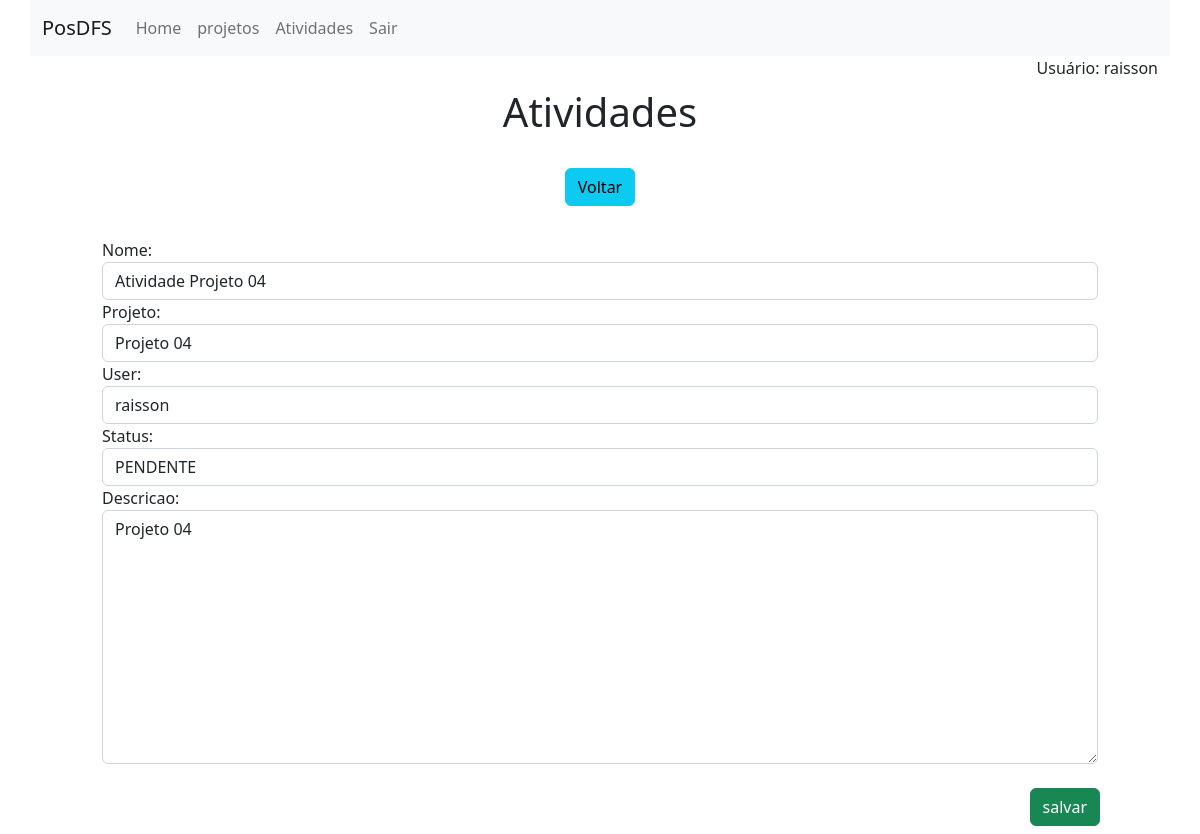
/atividadeseditar/3/ (signed in), run on an earlier commit of the app's database.
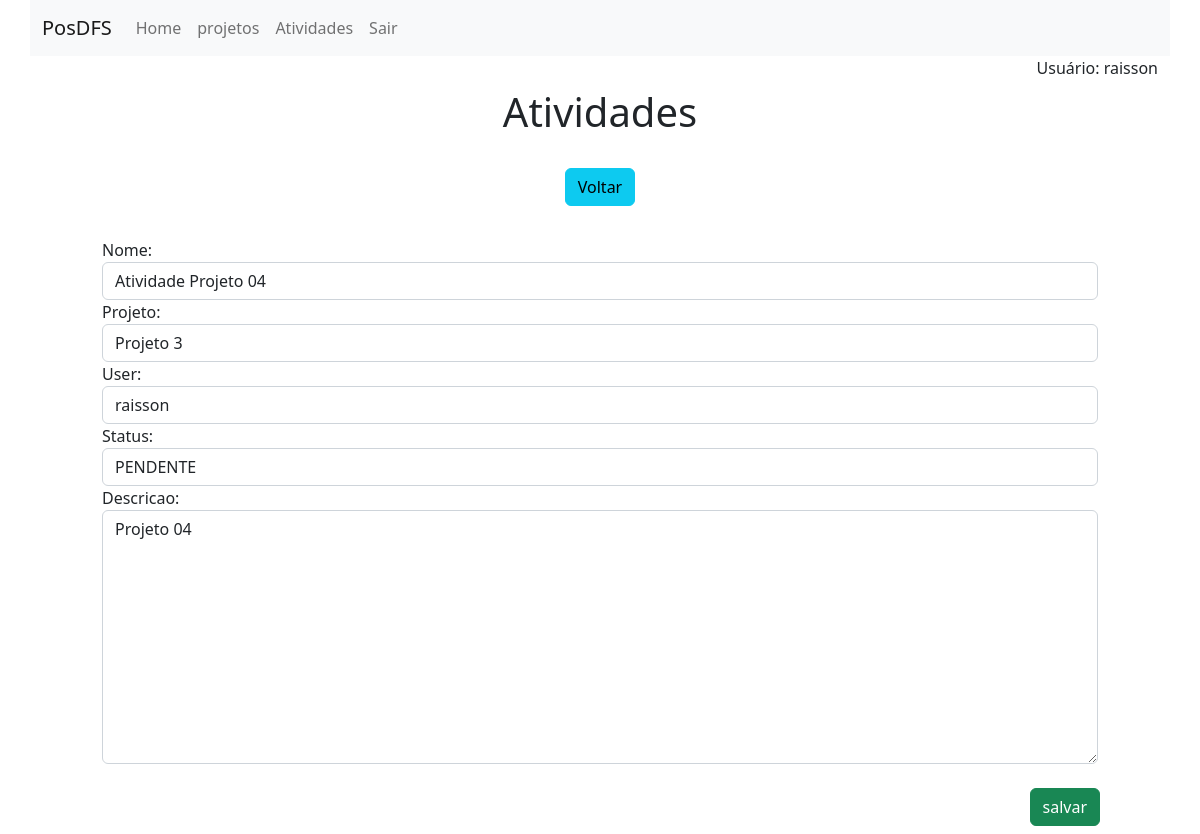
And on a later commit of the database.
### app/models.py (models this page shows)
class Atividades(models.Model):
    projeto = models.ForeignKey(Projetos, on_delete=models.CASCADE, related_name='atividades')
    user = models.ForeignKey(User, on_delete=models.CASCADE, related_name='usuario')
    nome = models.CharField(max_length=200, blank=False, null=False, help_text='Informe o nome')
    STATUS = [
        ('PENDENTE', "PENDENTE"),
        ('EXECUTANDO', "EXECUTANDO"),
        ('FINALIZADO', "FINALIZADO"),
    ]
    status_atividade = models.CharField(
        max_length=12,
        choices=STATUS,
        default='PENDENTE',
    )
    descricao = models.TextField()

### app/views.py (the view)
# urls.py: path('atividadeseditar/<int:pk>/', atividades_editar, name='atividadeseditar'),
@login_required
def atividades_editar(request, pk):
    data = {}
    data['db'] = Atividades.objects.get(pk=pk)
    data['atividades_form'] = AtividadeForm(instance=data['db'])
    return render(request, 'atividades/atividadesform.html', data)

### app/forms.py
class AtividadeForm(ModelForm):
    status_atividade = forms.ChoiceField(choices=Atividades.STATUS, label='Status', widget=forms.Select(attrs={'class': 'form-control'})) # Para campo select
    class Meta:
        model = Atividades
        fields = ['nome','projeto','user','status_atividade','descricao']
        widgets = {
            'nome': forms.TextInput(attrs={'class': 'form-control'}),
            'projeto': forms.Select(attrs={'class': 'form-control'}),
            'user': forms.Select(attrs={'class': 'form-control'}),
            'descricao': forms.Textarea(attrs={'class': 'form-control'}),
        }

### app/models.py (called while the page is built)
    def __str__(self):
        return self.nome

### app/templates/atividades/atividadesform.html (shortened to what this page needs)
{% extends 'base.html' %}
{% block content %}
    <div class="col-md-12 m-auto pt-2 pb-2 text-center">
        <h1>Atividades</h1>
    </div>
    <div class="col-md-12 m-auto pt-3 pb-2 text-center">
        <a href="/atividades/" class="btn btn-info">Voltar</a>
    </div>
    <div class="col-md-12 m-auto pt-4 pb-2 ">
        <form name='atividades_criar' id='atividades_criar' method='post' action="{% if db %}/atividadesatualizar/{{db.id}}/{%else%}/atividadescriar/{% endif %}">
            <div class="row">
                <div class="form-group col-md-10 m-auto">{{atividades_form.nome.label_tag}}{{atividades_form.nome}}</div>
                <div class="form-group col-md-10 m-auto">{{atividades_form.projeto.label_tag}}{{atividades_form.projeto}}</div>
                <div class="form-group col-md-10 m-auto">{{atividades_form.user.label_tag}}{{atividades_form.user}}</div>
                <div class="form-group col-md-10 m-auto">{{atividades_form.status_atividade.label_tag}}{{atividades_form.status_atividade}}</div>
                <div class="form-group col-md-10 m-auto">{{atividades_form.descricao.label_tag}}{{atividades_form.descricao}}</div>
            </div>
            <div class="col-md-11 text-end">
                <input type='submit' class='btn btn-success mt-4' value="salvar">
            </div>
        </form>
    </div>
{% endblock %}

What changed in the data, as far as the page shows it:
changed Atividades "Atividade Projeto 04": projeto "Projeto 04" → "Projeto 3"
